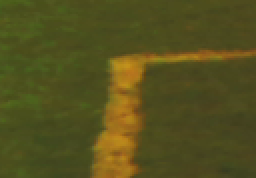
//> input picture img1.png, 128 x 89 px (shown 2 times larger)
$ ./lines-detector_v2 img1.png   (built with g++ and OpenCV 4)
//> lines starting //> are read from the running program, lines starting //| are printed output that depends on the picture
#include "opencv2/highgui/highgui.hpp"
#include "opencv2/imgproc/imgproc.hpp"
#include <iostream>
#include <stdio.h>
#include <stdlib.h>

using namespace cv;
using namespace std;

int lowThreshold;
int const max_lowThreshold = 100;
int hightThreshold;
int const min_hightThreshold = 80;
const char* window_name = "hello there";

Mat src;

//  https://www.codepool.biz/opencv-line-detection.html
//  https://scholar.google.fr/scholar?q=opencv+intersection+detection&hl=fr&as_sdt=0&as_vis=1&oi=scholart
//  https://github.com/VAUTPL/Detecting-lines
//  https://docs.opencv.org/2.4/doc/tutorials/imgproc/imgtrans/canny_detector/canny_detector.html


void DetectLines( const char* destName)
{


    Mat dst, cdst;
    //Canny(src, dst, 50, 200, 3);


    Canny(src, dst, lowThreshold, hightThreshold, 3);
    //equalizeHist( src, dst2 );

    cvtColor(dst, cdst, COLOR_GRAY2BGR);


    vector<Vec4i> lines;
    //HoughLinesP(dst, lines, 1, CV_PI / 180, 50, 50, 10);

    HoughLinesP(dst, lines, 1, CV_PI / 180, 50, 50, 10);
    for (size_t i = 0; i < lines.size(); i++)
    {
        Vec4i l = lines[i];
        line(cdst, Point(l[0], l[1]), Point(l[2], l[3]), Scalar(0, 0, 255), 3, 2);
    }

    imshow("sourceName", src);
    imshow(destName, cdst);

}


void DetectLines_demo( int, void* )
{
  DetectLines( "line dest");
}

void usage (const char *s)
{
  std::cerr<<"Usage: "<<s<<" imsname1 \n"<<std::endl;
  exit(EXIT_FAILURE);
}

#define param 1

int main(int argc, char** argv)
{
    //char* window_name ="hellothere";
    if(argc != (param+1))
      usage(argv[0]);

    src = imread(argv[1], 0);  //ou CV_LOAD_IMAGE_COLOR
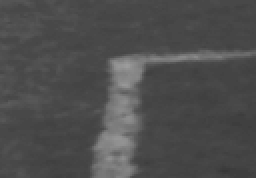
//> src: 89 rows x 128 cols, CV_8UC1 (shown 2 times larger); min 56, max 156, mean 77.6

    namedWindow( window_name, CV_WINDOW_AUTOSIZE );
    /// Create a Trackbars for user to enter thresholds
    createTrackbar( "Min Threshold:", window_name, &lowThreshold, max_lowThreshold, DetectLines_demo );
    createTrackbar( "Max Threshold:", window_name, &hightThreshold, min_hightThreshold, DetectLines_demo );

    DetectLines_demo(0,0);
//> in DetectLines, `Canny(src, dst, lowThreshold, hightThreshold, 3);`:
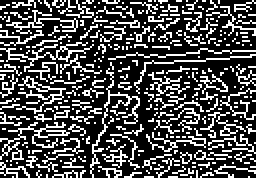
//> dst: 89 rows x 128 cols, CV_8UC1 (shown 2 times larger); 29.6% white in thin lines or dots
//> in DetectLines, `cvtColor(dst, cdst, COLOR_GRAY2BGR);`: cdst: 89 rows x 128 cols, CV_8UC3; 29.6% white in thin lines or dots
//> in DetectLines, `HoughLinesP(dst, lines, 1, CV_PI / 180, 50, 50, 10);`: lines = 17 lines (x1, y1, x2, y2), first 8: [0, 69, 127, 85], [0, 30, 125, 65], [0, 8, 91, 5], [10, 11, 127, 76], [68, 31, 125, 28], [0, 54, 121, 35], [3, 86, 125, 46], [1, 9, 127, 11]
//> the loop in DetectLines, `for (size_t i = 0; i < lines.size(); i++)` made 17 passes
//> l on passes 1 to 12: [0, 69, 127, 85], [0, 30, 125, 65], [0, 8, 91, 5], [10, 11, 127, 76], [68, 31, 125, 28], [0, 54, 121, 35], [3, 86, 125, 46], [1, 9, 127, 11], [0, 33, 57, 29], [3, 85, 88, 0], [7, 18, 122, 2], [2, 32, 127, 1]
//> after the loop in DetectLines, `for (size_t i = 0; i < lines.size(); i++)`:
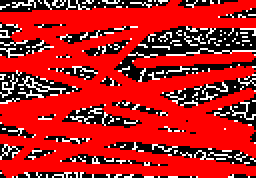
//> cdst: 89 rows x 128 cols, CV_8UC3 (shown 2 times larger); mean B, G, R 28.6, 28.6, 183.1

    waitKey();

    return 0;
}

$ run again, on img3.png
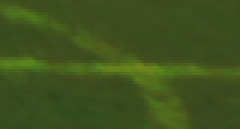
//> input picture img3.png, 80 x 43 px (shown 3 times larger)
//> `src = imread(argv[1], 0);`:
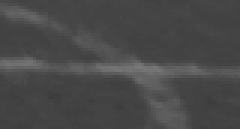
//> src: 43 rows x 80 cols, CV_8UC1 (shown 3 times larger); min 59, max 122, mean 72.9
//> in DetectLines, `Canny(src, dst, lowThreshold, hightThreshold, 3);`:
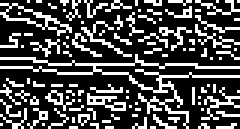
//> dst: 43 rows x 80 cols, CV_8UC1 (shown 3 times larger); 28.7% white in thin lines or dots
//> cdst: 43 rows x 80 cols, CV_8UC3; 28.7% white in thin lines or dots
//> lines = empty

$ run again, on img4.png
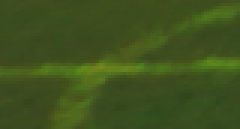
//> input picture img4.png, 80 x 43 px (shown 3 times larger)
//> in DetectLines, `Canny(src, dst, lowThreshold, hightThreshold, 3);`:
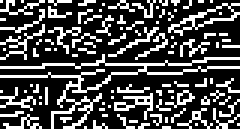
//> dst: 43 rows x 80 cols, CV_8UC1 (shown 3 times larger); 28.9% white in thin lines or dots
//> lines = 1 line (x1, y1, x2, y2): [0, 25, 60, 24]
//> the loop in DetectLines, `for (size_t i = 0; i < lines.size(); i++)` made 1 pass
//> after the loop in DetectLines, `for (size_t i = 0; i < lines.size(); i++)`:
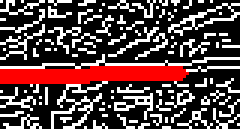
//> cdst: 43 rows x 80 cols, CV_8UC3 (shown 3 times larger); mean B, G, R 68.6, 68.6, 91.5

$ run again, on img5.png
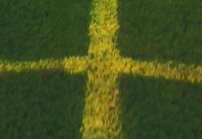
//> input picture img5.png, 202 x 139 px
//> in DetectLines, `Canny(src, dst, lowThreshold, hightThreshold, 3);`:
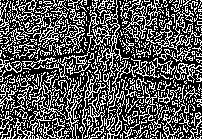
//> dst: 139 rows x 202 cols, CV_8UC1; 34.3% white in thin lines or dots
//> lines = 100 lines (x1, y1, x2, y2), first 8: [18, 138, 156, 0], [0, 31, 199, 14], [1, 125, 201, 0], [24, 138, 201, 63], [2, 134, 197, 39], [5, 15, 201, 60], [20, 138, 158, 0], [6, 5, 198, 124]
//> the loop in DetectLines, `for (size_t i = 0; i < lines.size(); i++)` made 100 passes
//> after the loop in DetectLines, `for (size_t i = 0; i < lines.size(); i++)`:
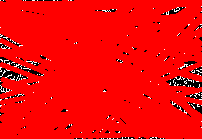
//> cdst: 139 rows x 202 cols, CV_8UC3; mean B, G, R 5.2, 5.2, 242.5
